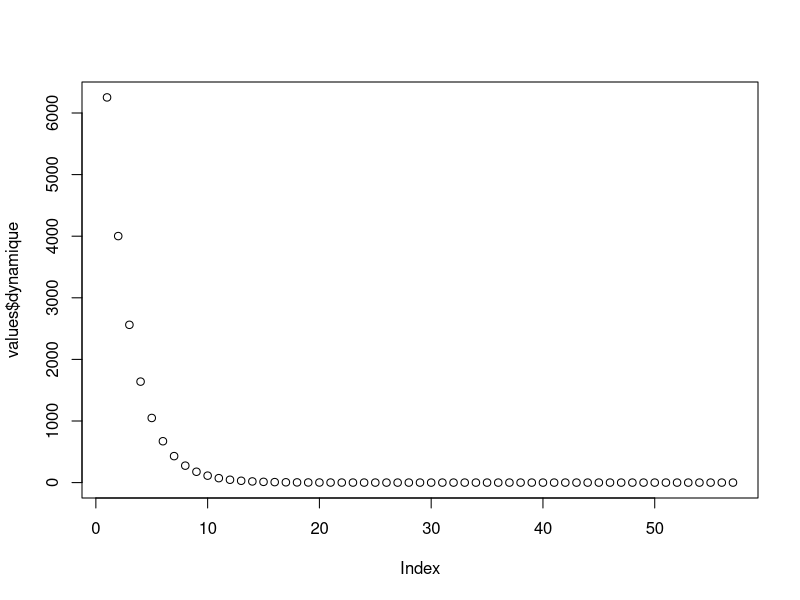

Source code (R):
f <- function(x) {
  return((x[1] - 3)^2 + (x[2] - 1)^2)
}

gradientf <- function(x) {
  y <- c(2*(x[1] - 3), 2*(x[2] - 1))
  return(y)
}

descenteGradientPasFixe <- function(f, gradf, sigma, precision, x) {
  success <- FALSE
  dynamique <- c()
  while(!success) {
    w <- -(gradf(x))
    x <- x + sigma*w
    success <- abs(f(x)) < precision
    dynamique <- c(dynamique, f(x))
  }
  return (list("xmin"=(x),"dynamique"=(dynamique)))
}

main <- function() {
  x <- c(100,20)
  
  values <- descenteGradientPasFixe(f, gradientf, 0.1, 10^-7,x)
  cat(values$xmin,"\n",f(values$xmin),"\n")
  
  
  plot(values$dynamique)
}

main()